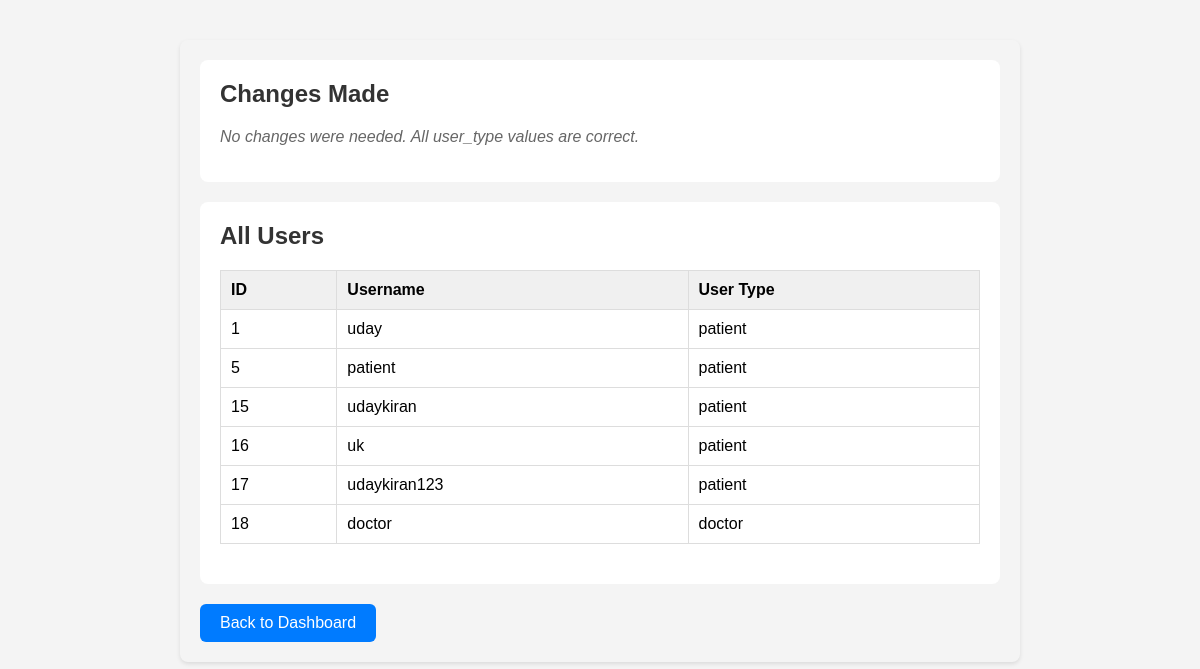
The page /fix-user-types/ (signed in) on the database its author committed.
### accounts/models.py (models this page shows, shortened)
class User(AbstractUser):
    USER_TYPE_CHOICES = (
        ('patient', 'Patient'),
        ('doctor', 'Doctor'),
    )
    user_type = models.CharField(
        max_length=10,
        choices=USER_TYPE_CHOICES,
        default='patient',
    )
    first_name = models.CharField(max_length=30)
    last_name = models.CharField(max_length=30)
    profile_picture = models.ImageField(upload_to='profile_pics/', blank=True, null=True)
    address_line1 = models.CharField(max_length=100)
    city = models.CharField(max_length=50)
    state = models.CharField(max_length=50)
    pincode = models.CharField(max_length=10)

### accounts/fix_view.py (the view)
# urls.py: path('fix-user-types/', fix_user_types, name='fix_user_types'),
@login_required
def fix_user_types(request):
    with connection.cursor() as cursor:
        cursor.execute("SELECT id, username, user_type FROM accounts_user")
        users = cursor.fetchall()
    changes = []
    for user_id, username, user_type in users:
        if user_type and user_type.strip() != user_type:
            changes.append({
                'user_id': user_id,
                'username': username,
                'old_type': repr(user_type),
                'new_type': repr(user_type.strip())
            })
            with connection.cursor() as cursor:
                cursor.execute(
                    "UPDATE accounts_user SET user_type = %s WHERE id = %s",
                    [user_type.strip(), user_id]
                )
            messages.success(request, f"[Fix User Type] Fixed user type for {username}")
    if not changes:
        messages.info(request, "[Fix User Type] No user types needed fixing. All are correct.")
    return render(request, 'accounts/fix_user_types.html', {
        'changes': changes,
        'users': users
    })

### accounts/templates/accounts/fix_user_types.html (shortened to what this page needs)
<!DOCTYPE html>
<html>
<head>
</head>
<body>
    <div class="changes">
        <h2>Changes Made</h2>
        {% if changes %}
            <table>
                <tr>
                    <th>Username</th>
                    <th>Old Type</th>
                    <th>New Type</th>
                </tr>
                {% for change in changes %}
                <tr>
                    <td>{{ change.username }}</td>
                    <td>{{ change.old_type }}</td>
                    <td>{{ change.new_type }}</td>
                </tr>
                {% endfor %}
            </table>
        {% else %}
            <p class="no-changes">No changes were needed. All user_type values are correct.</p>
        {% endif %}
    </div>
    <div class="users">
        <h2>All Users</h2>
        <table>
            <tr>
                <th>ID</th>
                <th>Username</th>
                <th>User Type</th>
            </tr>
            {% for user_id, username, user_type in users %}
            <tr>
                <td>{{ user_id }}</td>
                <td>{{ username }}</td>
                <td>{{ user_type }}</td>
            </tr>
            {% endfor %}
        </table>
    </div>
    <a href="{% url 'dashboard' %}" class="back-link">Back to Dashboard</a>
</body>
</html>

### accounts/templates/accounts/fix_user_types.html (style rules this page uses)
body { font-family: sans-serif; margin: 40px auto; max-width: 800px; padding: 20px; background-color: #f4f4f4; border-radius: 8px; box-shadow: 0 2px 4px rgba(0, 0, 0, 0.1); }
table { width: 100%; border-collapse: collapse; margin: 20px 0; }
th, td { padding: 10px; border: 1px solid #ddd; text-align: left; }
th { background-color: #f0f0f0; }
.changes { background-color: #fff; padding: 20px; border-radius: 8px; margin-bottom: 20px; }
.users { background-color: #fff; padding: 20px; border-radius: 8px; }
h2 { color: #333; margin-top: 0; }
.no-changes { color: #666; font-style: italic; }
.back-link { display: inline-block; margin-top: 20px; color: white; background-color: #007bff; text-decoration: none; padding: 10px 20px; border-radius: 6px; }

### rows shown on the page
User: id "18", username "doctor", user_type "doctor"

### other values the page prints
{{ user_id }} "1" "5" "15" "16" "17"
{{ username }} "uday" "patient" "udaykiran" "uk" "udaykiran123"
{{ user_type }} "patient" "patient" "patient" "patient" "patient"
